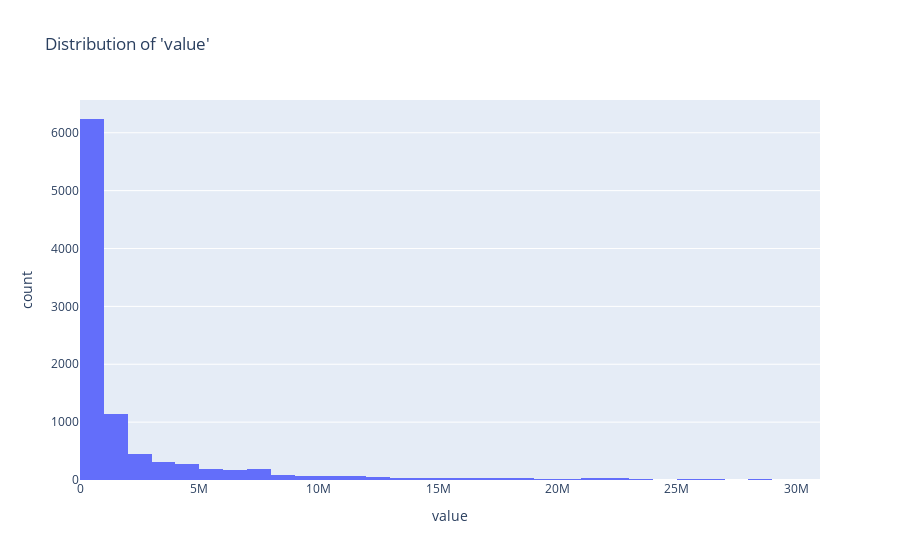
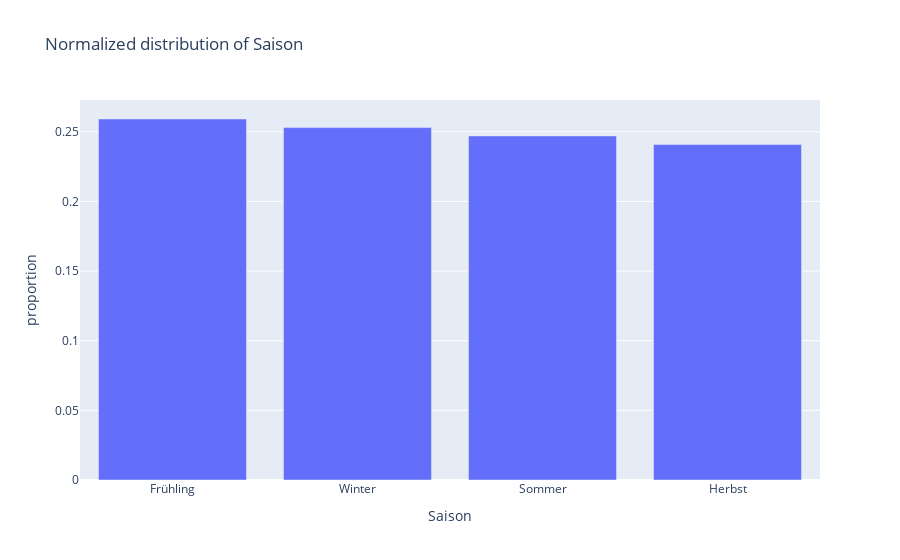

The code cell stored with these charts, in order, in its notebook:
### Code cell
import plotly.express as px

# 1. Value distribution (numeric features)
fig1 = px.histogram(df_anzahl, x="value", nbins=50, title="Distribution of 'value'")
fig1.show()

# 2. Skewness check (loop numeric cols)
numeric_cols = [
    "value","pch_sm","pch_sm_19","pch_sm_12","Monat","Jahr",
    "Month_cycl_sin","Month_cycl_cos","MA3","MA6","MA12",
    "Lag_1","Lag_3","Lag_12"
]
skewness = df_anzahl[numeric_cols].skew()
print("Skewness:\n", skewness)

# 3. Category distribution normalized (example: Saison)
cat_col = "Saison"
cat_counts = df_anzahl[cat_col].value_counts(normalize=True).reset_index()
cat_counts.columns = [cat_col, "proportion"]

fig2 = px.bar(cat_counts, x=cat_col, y="proportion", title=f"Normalized distribution of {cat_col}")
fig2.show()

### Figure 1 — Plotly figure (JSON) as saved in the notebook; plotly's stock layout.template omitted (floating-point values rounded to 4 significant figures; data arrays with more than 128 entries replaced by an {"elided": "..."} marker saying what was removed)
{"data": [{"bingroup": "x", "hovertemplate": "value=%{x}<br>count=%{y}<extra></extra>", "legendgroup": "", "marker": {"color": "#636efa", "pattern": {"shape": ""}}, "name": "", "nbinsx": 50, "orientation": "v", "showlegend": false, "type": "histogram", "x": {"elided": "9716 float values"}, "xaxis": "x", "yaxis": "y"}], "layout": {"barmode": "relative", "legend": {"tracegroupgap": 0}, "title": {"text": "Distribution of 'value'"}, "xaxis": {"anchor": "y", "domain": [0, 1], "title": {"text": "value"}}, "yaxis": {"anchor": "x", "domain": [0, 1], "title": {"text": "count"}}}}

### Figure 2 — Plotly figure (JSON) as saved in the notebook; plotly's stock layout.template omitted (floating-point values rounded to 4 significant figures)
{"data": [{"hovertemplate": "Saison=%{x}<br>proportion=%{y}<extra></extra>", "legendgroup": "", "marker": {"color": "#636efa", "pattern": {"shape": ""}}, "name": "", "orientation": "v", "showlegend": false, "textposition": "auto", "type": "bar", "x": ["Frühling", "Winter", "Sommer", "Herbst"], "xaxis": "x", "y": [0.2592, 0.253, 0.247, 0.2408], "yaxis": "y"}], "layout": {"barmode": "relative", "legend": {"tracegroupgap": 0}, "title": {"text": "Normalized distribution of Saison"}, "xaxis": {"anchor": "y", "domain": [0, 1], "title": {"text": "Saison"}}, "yaxis": {"anchor": "x", "domain": [0, 1], "title": {"text": "proportion"}}}}
